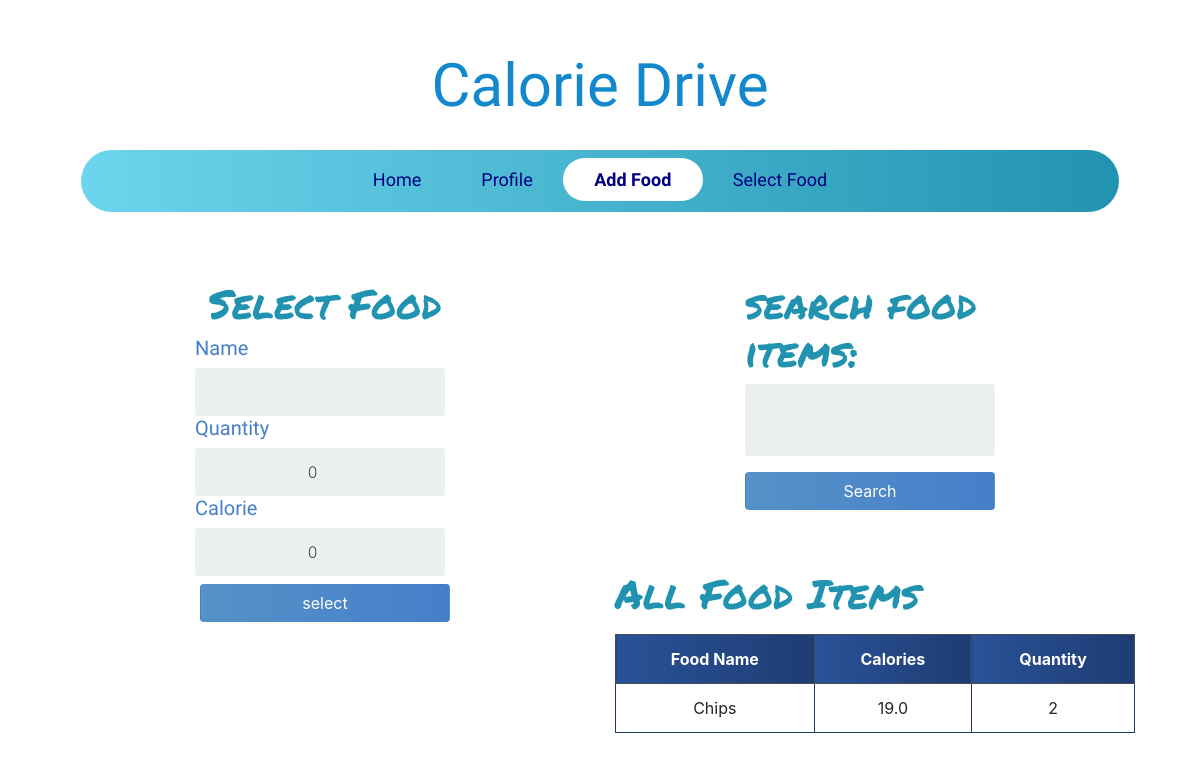
The page /add_food/ (signed in) on the database as committed earlier.
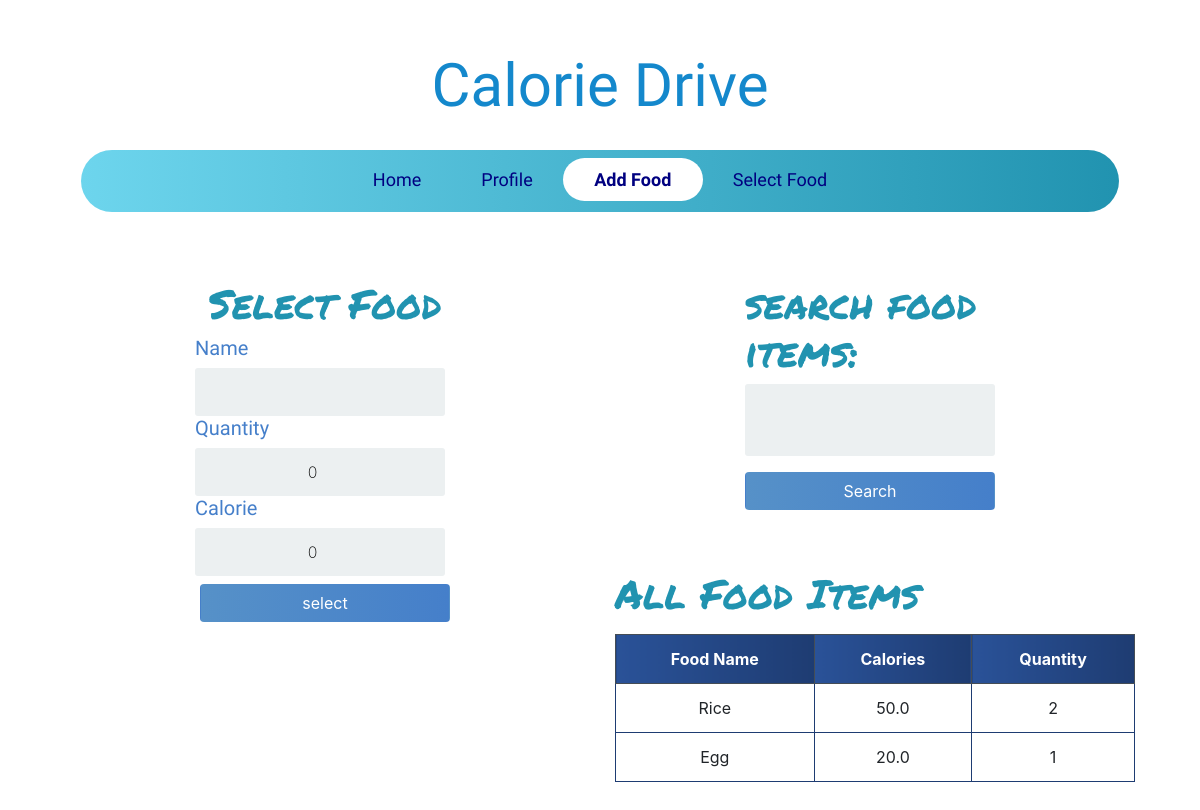
The same page on the database as committed later.
### calories/models.py (models this page shows, shortened)
class Food(models.Model):
	name = models.CharField(max_length=200 ,null=False)
	quantity = models.PositiveIntegerField(null=False,default=0)
	calorie = models.FloatField(null=False,default=0)
	person_of = models.ForeignKey(User,null=True,on_delete=models.CASCADE)

### calories/views.py (the view)
# urls.py: path('add_food/',add_food,name='add_food'),
def add_food(request):
	food_items = Food.objects.filter(person_of=request.user)
	if request.method == 'POST':
		form = AddFoodForm(request.POST)
		if form.is_valid():
			profile = form.save(commit=False)
			profile.person_of = request.user
			profile.save()
			return redirect('add_food')
	else:
		form = AddFoodForm()
	myFilter = FoodFilter(request.GET,queryset=food_items)
	food_items = myFilter.qs
	context = {'form':form,'food_items':food_items,'myFilter':myFilter}
	return render(request,'add_food.html',context)

### calories/forms.py
class AddFoodForm(forms.ModelForm):
    class Meta:
        model = Food
        fields = ('name','quantity','calorie')

### templates/add_food.html (shortened to what this page needs)
{% extends 'base.html' %}
{% block content %}
<div class="container">
<div class="row">
    <div class="col-lg-6">
    <div class="login">
        <div class="login-screen">
            <div class="app-title">
                <h1 class="headline">Select Food</h1>
            </div>
            <form method="POST" action="" class="login-form form-inline">
                {% for field in form %}
                <h5 class="form-labels">
                {{ field.label }}
                </h5>
                {{ field }}
                {% endfor %}
                <input class="btn mt-2" type="submit" value="select">
            </form>
        </div>
    </div>
    </div>
    <div class="col-lg-6 ">
    <div class="login">
        <div class="login-screen">
              <form method="get">
                  <h1 class="headline">{{ myFilter.form }}</h1>
                  <button class="btn mt-2" type="submit">Search </button>
              </form>
        </div>
    </div>
        <h1 class="headline"> All Food Items </h1>
        <table class="table table-bordered text-center mt-3">
            <thead class="thead-dark">
                <tr>
                    <th scope="col">Food Name</th>
                    <th scope="col">Calories</th>
                    <th scope="col">Quantity</th>
                </tr>
            </thead>
            <tbody>
                {% for food in food_items %}
                <tr>
                    <td>{{ food.name }}</td>
                    <td>{{ food.calorie }}</td>
                    <td>{{ food.quantity }}</td>
                </tr>
                {% endfor %}
            </tbody>
        </table>
    </div>
</div>
</div>
{% endblock content %}

Rows that differ between the two databases and show on the page:
changed Food: name "Chips" → "Rice"; calorie "19.0" → "50.0"
now on this page (row edited): Food: name "Egg", calorie "20.0", quantity "1"
